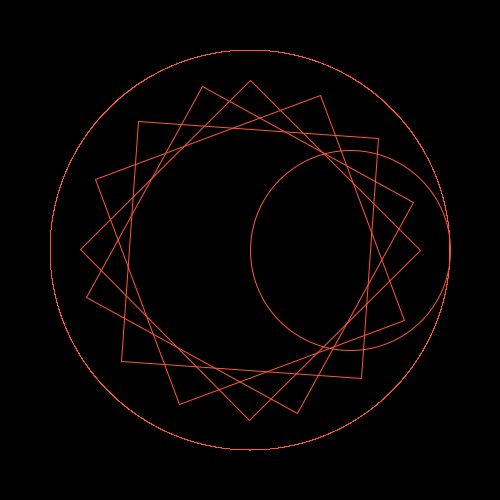
Frame 1 (no input)
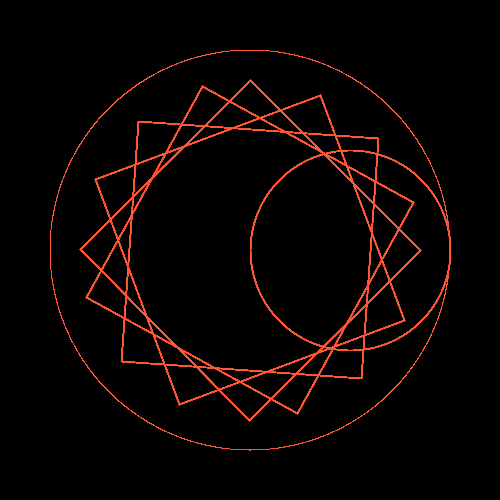
Frame 60 (the mouse pressed at the canvas centre just before this capture)
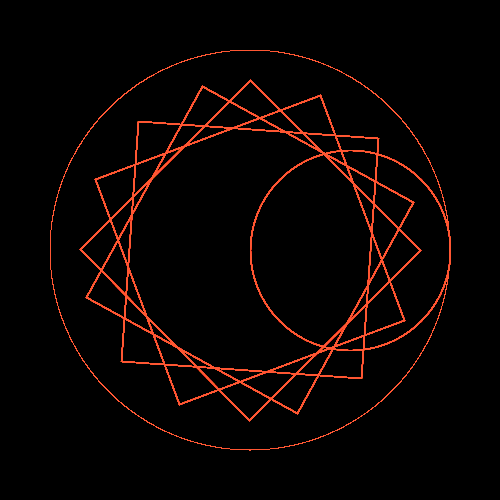
Frame 120 (the mouse held since frame 60 and released just before this capture)

The Processing sketch that drew these frames (run headless with seeded random() and noise(); from frame 60 on, the mouse is pressed at the canvas centre):

// Processing sketch: sketch_190522_Exp
// ── sketch_190522_Exp.pde
color FG = #ffffff;
color BG = #000000;

//Random Color select
//color[] PALLATE = {#1be7ff, #f8333c, #8f2d56, #6eeb83, #e4ff1a};
//color[] PALLATE = {#333232, #4c5454, #f3a712, #db2b39, #447604};
//color[] PALLATE = {#30bced, #d16014, #e3e4db, #23395b, #050401};
//color[] PALLATE = {#26547c, #ef476f, #ffd166, #23af82, #fcfcfc};
//ORANGE SHADES
color[] PALLATE = {#900c3f, #c70039, #ffd166, #ff5733, #ffc300};
//color[] PALLATE = {#a0006b, #ffb533, #f95c41, #9ec630, #ff959b};
float randCol = random(0, PALLATE.length);

//Global Varibale
int radius = 200;
void setup() {
  size (500, 500);
  background(0, 10);
  //background(PALLATE[int(randCol)]);
  stroke(PALLATE[int(randCol)]);
  //noLoop();
  //colorMode(HSB, 125);
};

PVector v1;
void init() {
  beginShape(POINTS);
  for (float a = 0; a < TWO_PI; a += 0.001) {
    float posX = radius * cos(a);
    float posY = radius * sin(a);
    vertex(posX, posY);
  }
  endShape();
  ellipse(radius/2, 0, radius, radius);
  for (float i = 0; i < 4; i++) {
    squareLine(0, 0, 170);
    rotate(2);
  }
}
void draw() {
  noFill();
  smooth();
  translate(width / 2, height / 2);
  //ellipse(0, 0, 380, 380);
  init();
}
// Square Line
void squareLine(float posX, float posY, float radius) {
  float rotAngle = TWO_PI / 4;
  beginShape(QUADS);
  for (float i = 0; i < 4; i++) {
    pointOnCircle(posX, posY, radius, i * rotAngle);
    vertex(v1.x, v1.y);
  }
  endShape(CLOSE);
}
//Helper Point on Circle
void pointOnCircle(float posX, float posY, float radius, float angle) {
  float x = posX + radius * cos(angle);
  float y = posY + radius * sin(angle);
  v1 = new PVector(x, y);
}
